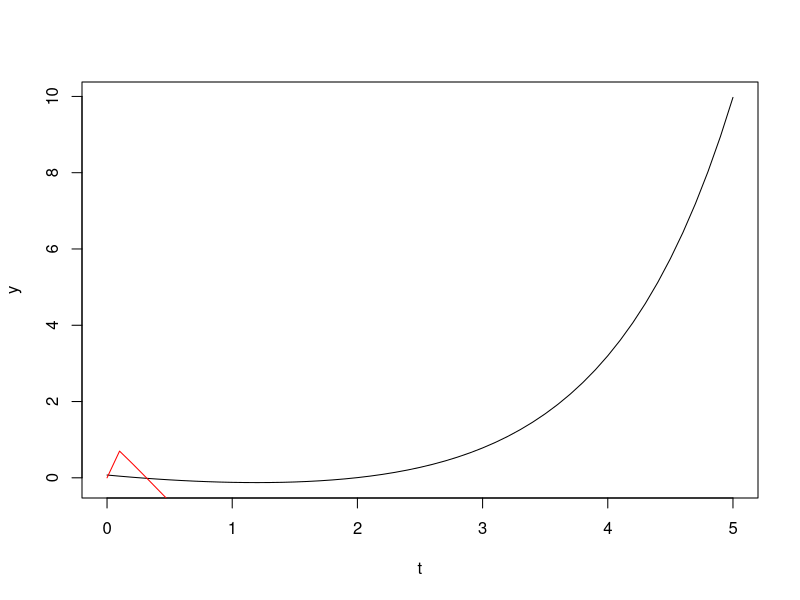

Write R code to recreate this figure.
c = 1
b = 3
d = 1

t = seq(0, 5, .1)

dd = b^2-4*c

x1 = (-b + sqrt(dd))/2
x2 = (-b - sqrt(dd))/2

y = exp(x1*t) + exp(x2+t) - d/c

plot(t, y, type='l')

n = length(t)

yy = matrix(rep(0, 2*n), ncol=2)

y1 = c(-b,1)
A = matrix(c(-b, 1, -c, 0), ncol=2)
del1 = t[2] - t[1]

for (i in 2:n){
  y2 = y1 + del1*(A %*% y1) - c(d,0)
  yy[i,] = y2
  y1 = y2
}

points(t, yy[,2], type='l', col='red')
